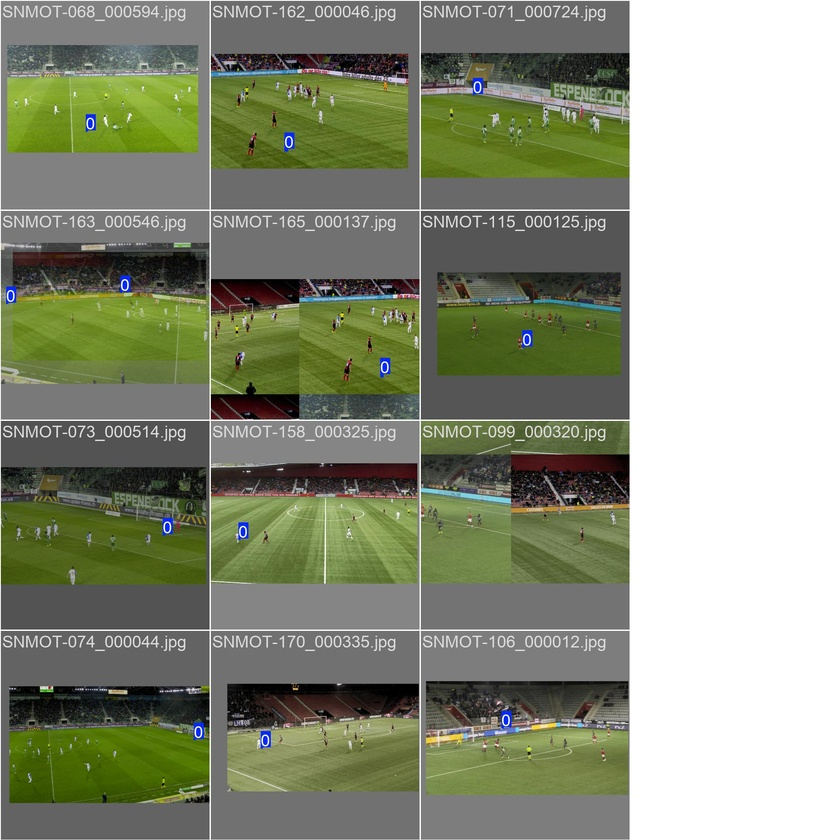
#> input picture runs/train/ball_det_yolo11n/train_batch0.jpg, 840 x 840 px, shrunk from 1920 x 1920 before the run
$ python -i preprocess_sn_jersey.py   (imports and definitions only)   (older library calls are emulated)
#> lines starting #> are read from the running program, lines starting #| are printed output that depends on the picture
#> further down, picture is the input picture: shape (840, 840, 3); mean B, G, R 126.3, 146.6, 141.3
"""
Preprocess SoccerNet sn-jersey dataset.

- Scores each frame per tracklet using simple quality metrics.
- Selects top-K frames per tracklet.
- Writes metadata CSVs and optionally copies selected frames.

This keeps the original tracklet structure to support tracklet-level training.
"""

from __future__ import annotations

import argparse
import csv
import json
import math
import os
import shutil
from pathlib import Path
from typing import Dict, List, Optional, Tuple

import cv2
import numpy as np


IMAGE_EXTS = {".jpg", ".jpeg", ".png"}
ROI_X0 = 0.20
ROI_X1 = 0.80
ROI_Y0 = 0.20
ROI_Y1 = 0.70


def _list_image_files(folder: Path) -> List[Path]:
    paths = [p for p in folder.iterdir() if p.suffix.lower() in IMAGE_EXTS and p.is_file()]
    return sorted(paths)


# [5 lines left out: function _read_image, not called in this run]


def _score_frame(img: np.ndarray) -> Dict[str, float]:
    gray = cv2.cvtColor(img, cv2.COLOR_BGR2GRAY)
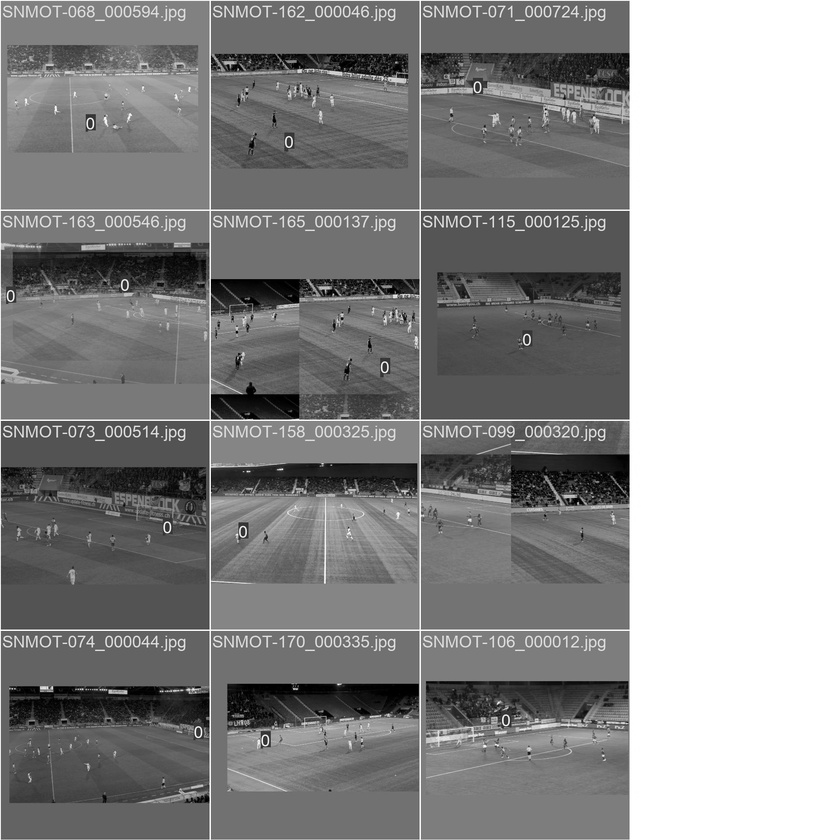
#> gray: shape (840, 840); min 0, max 255, mean 142.7
    sharp = float(cv2.Laplacian(gray, cv2.CV_64F).var())
#> sharp = 1609.5
    contrast = float(gray.std())
#> contrast = 72.95
    brightness = float(gray.mean())
#> brightness = 142.7

    sobel_x = cv2.Sobel(gray, cv2.CV_64F, 1, 0, ksize=3)
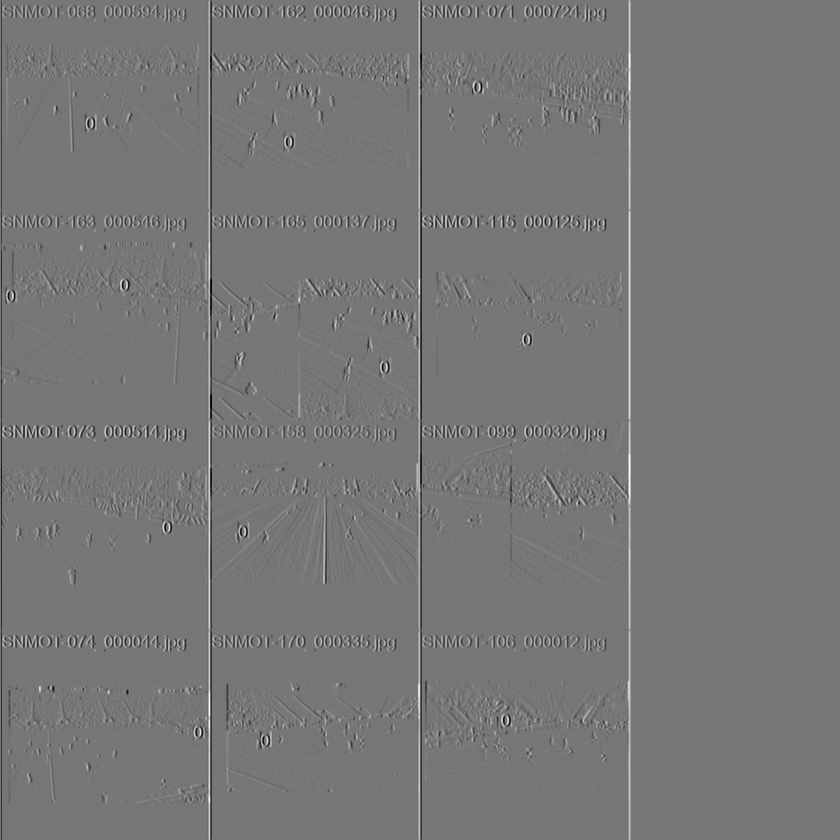
#> sobel_x: shape (840, 840) float64; min -893, max 1020, mean 0.8; drawn with min black and max white
    sobel_y = cv2.Sobel(gray, cv2.CV_64F, 0, 1, ksize=3)
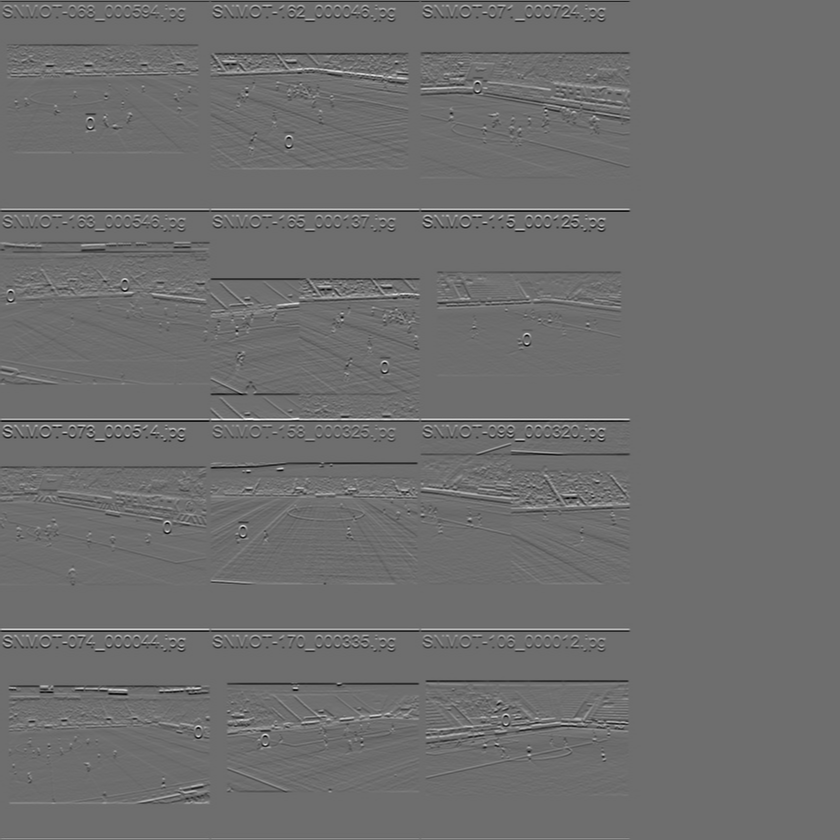
#> sobel_y: shape (840, 840) float64; min -768, max 1012, mean -0.3; drawn with min black and max white
    grad = float(np.mean(np.hypot(sobel_x, sobel_y)))
#> grad = 50.44

    h, w = gray.shape
#> h = 840; w = 840
    x0 = int(w * ROI_X0)
#> x0 = 168
    x1 = int(w * ROI_X1)
#> x1 = 672
    y0 = int(h * ROI_Y0)
#> y0 = 168
    y1 = int(h * ROI_Y1)
#> y1 = 588
    roi = gray[y0:y1, x0:x1]
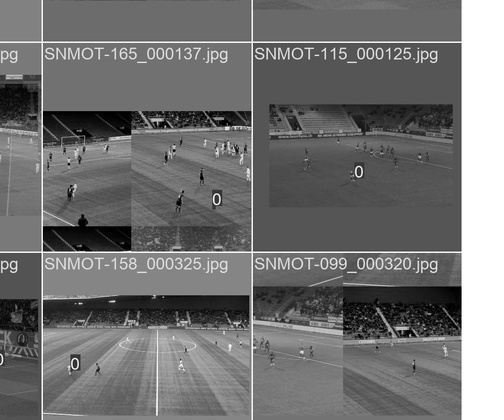
#> roi: shape (420, 504); min 0, max 255, mean 114.2
    if roi.size == 0:
        roi = gray

    roi_blur = cv2.GaussianBlur(roi, (3, 3), 0)
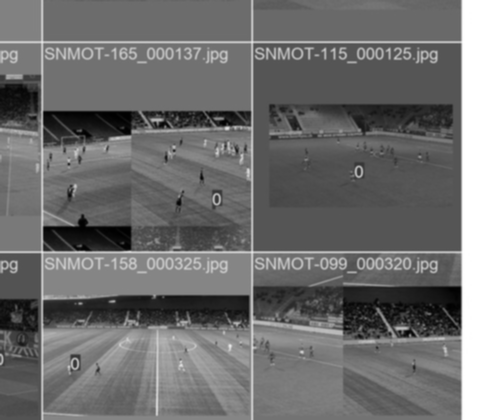
#> roi_blur: shape (420, 504); min 0, max 255, mean 114.2
    edges = cv2.Canny(roi_blur, 50, 150)
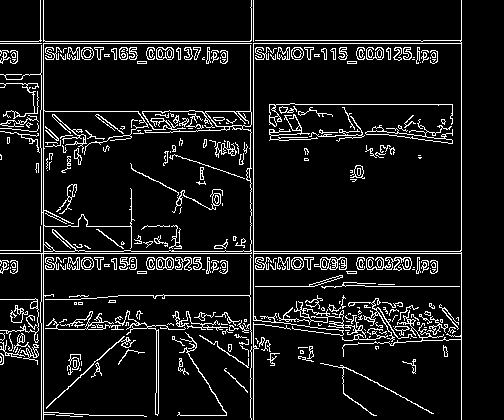
#> edges: shape (420, 504); 8.9% white in thin lines or dots
    edge_density = float(edges.mean() / 255.0)
#> edge_density = 0.0894

    try:
        roi_area = float(roi.shape[0] * roi.shape[1])
#> roi_area = 211680
        mser = cv2.MSER_create(_delta=5, _min_area=30, _max_area=int(0.2 * roi_area))
        regions, _ = mser.detectRegions(roi)
        mser_area = float(sum(len(r) for r in regions))
        mser_ratio = mser_area / roi_area if roi_area > 0 else 0.0
    except Exception:
        mser_ratio = 0.0

    brightness_penalty = abs(brightness - 128.0) / 128.0
#> brightness_penalty = 0.115

    # Score is used only for ranking within a tracklet.
    score = (
        math.log1p(sharp)
        + 0.7 * math.log1p(contrast)
        + 0.4 * math.log1p(grad)
        + 0.8 * math.log1p(edge_density * 1000.0)
        + 0.6 * math.log1p(mser_ratio * 1000.0)
        - 0.8 * brightness_penalty
    )
#> score = 15.48

    return {
        "sharp": sharp,
        "contrast": contrast,
        "brightness": brightness,
        "grad": grad,
        "edge_density": edge_density,
        "mser_ratio": mser_ratio,
        "score": score,
    }


# [23 lines left out: functions _select_k, _load_gt, not called in this run]


def _ensure_dir(path: Path) -> None:
    path.mkdir(parents=True, exist_ok=True)


# [227 lines left out: functions _write_csv, _copy_selected, _process_split, main, not called in this run]


# [2 lines not run here, left out]

>>> import cv2
>>> picture = cv2.imread('../../runs/train/ball_det_yolo11n/train_batch0.jpg')
>>> result = _score_frame(picture)
#> result = {'sharp': 1609.5, 'contrast': 72.95, 'brightness': 142.7, 'grad': 50.44, 'edge_density': 0.0894, 'mser_ratio': 0, 'score': 15.48}
